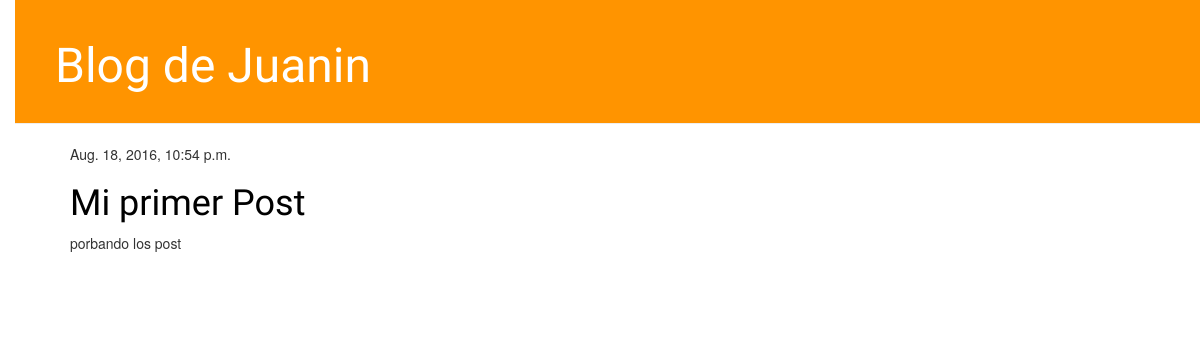
Before: / with the older database file.
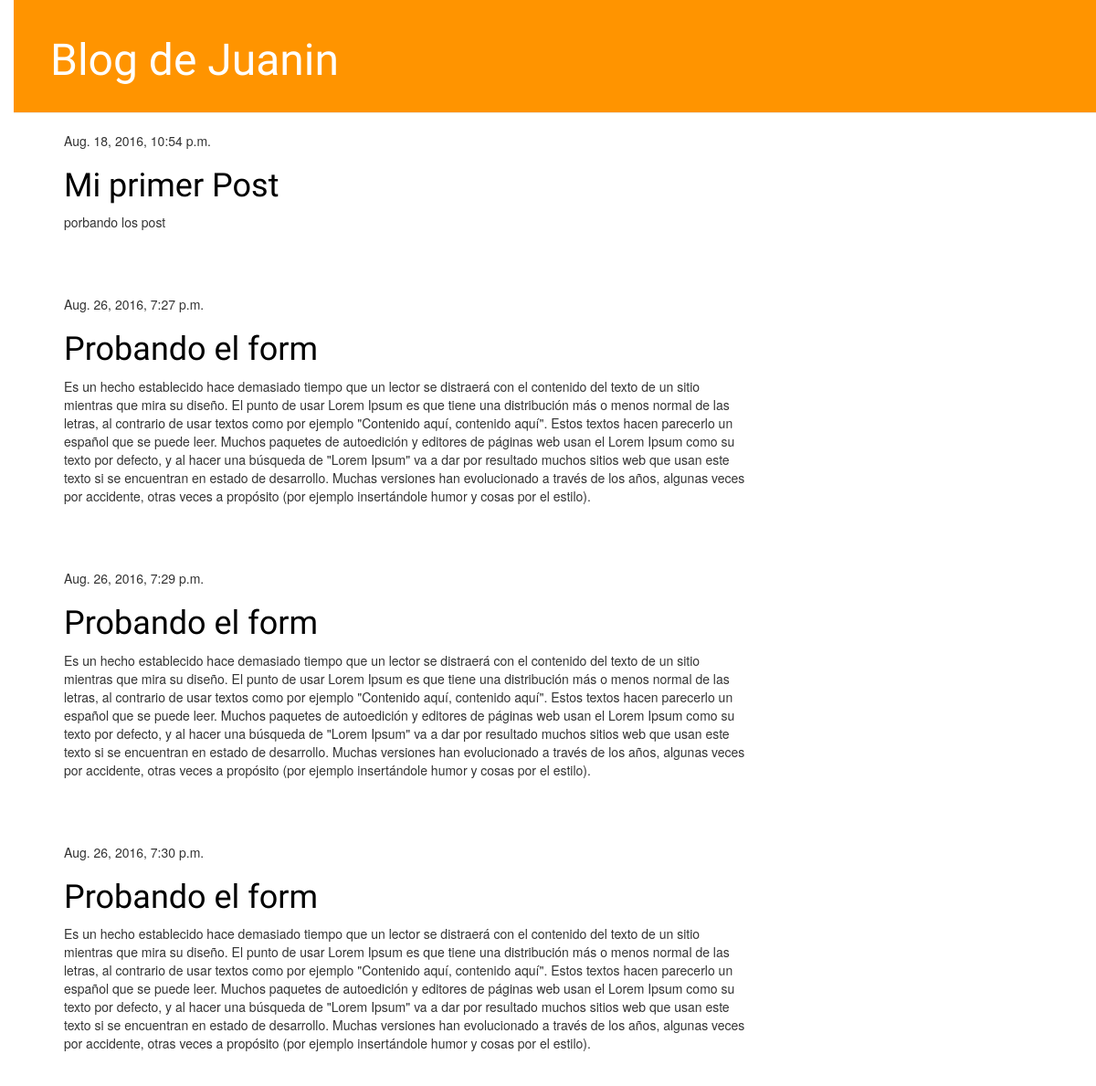
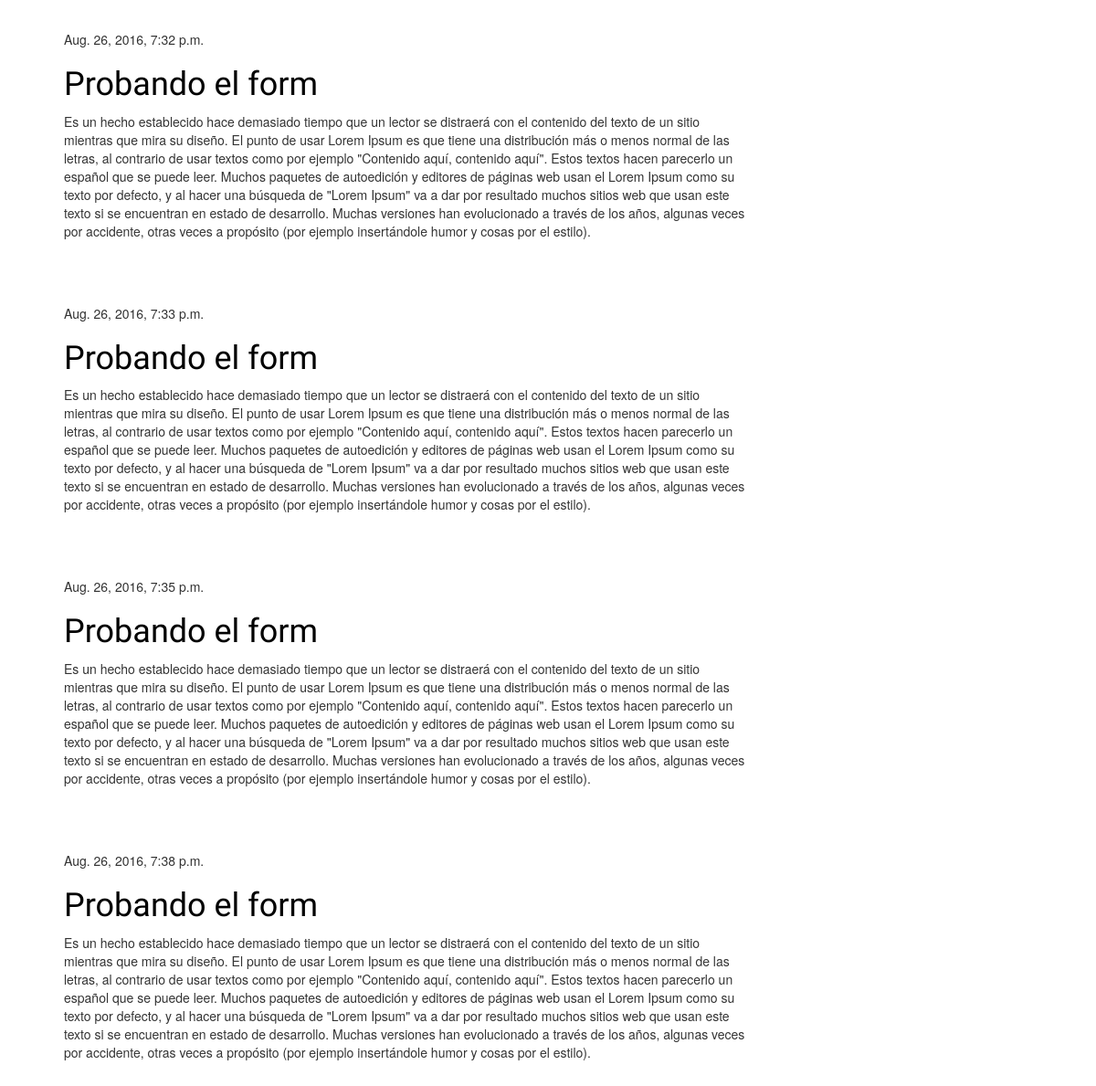
After: the same page with the newer database file (2 pictures, top to bottom).
### blog/models.py (models this page shows, shortened)
class Post(models.Model):
	autor = models.ForeignKey('auth.User')
	titulo = models.CharField(max_length=200)
	texto = models.TextField()
	created_date = models.DateTimeField(default=timezone.now)
	published_date = models.DateTimeField(blank=True, null=True)

### blog/views.py (the view)
# urls.py: url(r'^$', views.post_list, name='post_list'),
def post_list(request):
	posts = Post.objects.filter(published_date__lte=timezone.now()).order_by('published_date')
	return render(request, 'blog/post_list.html', {'posts':posts})

### blog/templates/blog/post_list.html
{% extends 'blog/base.html' %}
{% block content %}
	{% for post in posts %}
		<div class="post">
			<div class="date">
				{{ post.published_date }}
			</div>
			<h1><a href="{% url 'post_detail' pk=post.pk %}">{{ post.titulo }}</a></h1>
			<p>{{ post.texto|linebreaksbr }}</p>
		</div>
	{% endfor %}
{% endblock content %}

### blog/templates/blog/base.html (shortened to what this page needs)
{% load staticfiles %}
<!DOCTYPE html>
<html>
<head>
	<link rel="stylesheet" href="//maxcdn.bootstrapcdn.com/bootstrap/3.2.0/css/bootstrap.min.css">
    <link rel="stylesheet" href="//maxcdn.bootstrapcdn.com/bootstrap/3.2.0/css/bootstrap-theme.min.css">
	<link rel="stylesheet" type="text/css" href="{% static 'css/blog.css' %}">
</head>
<body>
	<div class="page-header">
        <h1><a href="/">Blog de Juanin</a></h1>
    </div>
    <div class="content container">
        <div class="row">
            <div class="col-md-8">
                {% block content %}
                {% endblock %}
            </div>
        </div>
    </div>
</body>
</html>

### blog/static/css/blog.css (style rules this page uses)
h1 a { color: #FCA205; font-family: 'Lobster'; }
body { padding-left: 15px; }
.page-header { background-color: #ff9400; margin-top: 0; padding: 20px 20px 20px 40px; }
.page-header h1, .page-header h1 a, .page-header h1 a:visited, .page-heaer h1 a:active { color: #ffffff; font-size: 36pt; text-decoration: none; }
.content { margin-left: 40px; }
h1, h2, h3, h4 { font-family: right; color: #828282; }
.post { margin-bottom: 70px; }
.post h1 a, .post h1 a:visited { color: #000000; }

Changed rows visible on the page:
added Post: published_date "Aug. 26, 2016, 7:27 p.m.", titulo "Probando el form", texto "Es un hecho establecido hace demasiado tiempo que un lector se distraerá con el contenido del texto de un sitio mientras que mira su diseño. El punto de usar Lorem Ipsum es que tiene una distribución más o menos normal de las letras, al contrario de usar textos como por ejemplo \"Contenido aquí, contenido aquí\". Estos textos hacen parecerlo un español que se puede leer. Muchos paquetes de autoedición y editores de páginas web usan el Lorem Ipsum como su texto por defecto, y al hacer una búsqueda de \"Lorem Ipsum\" va a dar por resultado muchos sitios web que usan este texto si se encuentran en estado de desarrollo. Muchas versiones han evolucionado a través de los años, algunas veces por…"
added Post: published_date "Aug. 26, 2016, 7:29 p.m.", titulo "Probando el form", texto "Es un hecho establecido hace demasiado tiempo que un lector se distraerá con el contenido del texto de un sitio mientras que mira su diseño. El punto de usar Lorem Ipsum es que tiene una distribución más o menos normal de las letras, al contrario de usar textos como por ejemplo \"Contenido aquí, contenido aquí\". Estos textos hacen parecerlo un español que se puede leer. Muchos paquetes de autoedición y editores de páginas web usan el Lorem Ipsum como su texto por defecto, y al hacer una búsqueda de \"Lorem Ipsum\" va a dar por resultado muchos sitios web que usan este texto si se encuentran en estado de desarrollo. Muchas versiones han evolucionado a través de los años, algunas veces por…"
added Post: published_date "Aug. 26, 2016, 7:30 p.m.", titulo "Probando el form", texto "Es un hecho establecido hace demasiado tiempo que un lector se distraerá con el contenido del texto de un sitio mientras que mira su diseño. El punto de usar Lorem Ipsum es que tiene una distribución más o menos normal de las letras, al contrario de usar textos como por ejemplo \"Contenido aquí, contenido aquí\". Estos textos hacen parecerlo un español que se puede leer. Muchos paquetes de autoedición y editores de páginas web usan el Lorem Ipsum como su texto por defecto, y al hacer una búsqueda de \"Lorem Ipsum\" va a dar por resultado muchos sitios web que usan este texto si se encuentran en estado de desarrollo. Muchas versiones han evolucionado a través de los años, algunas veces por…"
added Post: published_date "Aug. 26, 2016, 7:32 p.m.", titulo "Probando el form", texto "Es un hecho establecido hace demasiado tiempo que un lector se distraerá con el contenido del texto de un sitio mientras que mira su diseño. El punto de usar Lorem Ipsum es que tiene una distribución más o menos normal de las letras, al contrario de usar textos como por ejemplo \"Contenido aquí, contenido aquí\". Estos textos hacen parecerlo un español que se puede leer. Muchos paquetes de autoedición y editores de páginas web usan el Lorem Ipsum como su texto por defecto, y al hacer una búsqueda de \"Lorem Ipsum\" va a dar por resultado muchos sitios web que usan este texto si se encuentran en estado de desarrollo. Muchas versiones han evolucionado a través de los años, algunas veces por…"
added Post: published_date "Aug. 26, 2016, 7:33 p.m.", titulo "Probando el form", texto "Es un hecho establecido hace demasiado tiempo que un lector se distraerá con el contenido del texto de un sitio mientras que mira su diseño. El punto de usar Lorem Ipsum es que tiene una distribución más o menos normal de las letras, al contrario de usar textos como por ejemplo \"Contenido aquí, contenido aquí\". Estos textos hacen parecerlo un español que se puede leer. Muchos paquetes de autoedición y editores de páginas web usan el Lorem Ipsum como su texto por defecto, y al hacer una búsqueda de \"Lorem Ipsum\" va a dar por resultado muchos sitios web que usan este texto si se encuentran en estado de desarrollo. Muchas versiones han evolucionado a través de los años, algunas veces por…"
added Post: published_date "Aug. 26, 2016, 7:35 p.m.", titulo "Probando el form", texto "Es un hecho establecido hace demasiado tiempo que un lector se distraerá con el contenido del texto de un sitio mientras que mira su diseño. El punto de usar Lorem Ipsum es que tiene una distribución más o menos normal de las letras, al contrario de usar textos como por ejemplo \"Contenido aquí, contenido aquí\". Estos textos hacen parecerlo un español que se puede leer. Muchos paquetes de autoedición y editores de páginas web usan el Lorem Ipsum como su texto por defecto, y al hacer una búsqueda de \"Lorem Ipsum\" va a dar por resultado muchos sitios web que usan este texto si se encuentran en estado de desarrollo. Muchas versiones han evolucionado a través de los años, algunas veces por…"
added Post: published_date "Aug. 26, 2016, 7:38 p.m.", titulo "Probando el form", texto "Es un hecho establecido hace demasiado tiempo que un lector se distraerá con el contenido del texto de un sitio mientras que mira su diseño. El punto de usar Lorem Ipsum es que tiene una distribución más o menos normal de las letras, al contrario de usar textos como por ejemplo \"Contenido aquí, contenido aquí\". Estos textos hacen parecerlo un español que se puede leer. Muchos paquetes de autoedición y editores de páginas web usan el Lorem Ipsum como su texto por defecto, y al hacer una búsqueda de \"Lorem Ipsum\" va a dar por resultado muchos sitios web que usan este texto si se encuentran en estado de desarrollo. Muchas versiones han evolucionado a través de los años, algunas veces por…"
